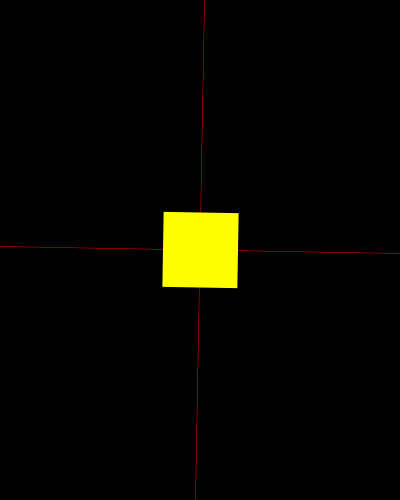
Frame 1 (no input)
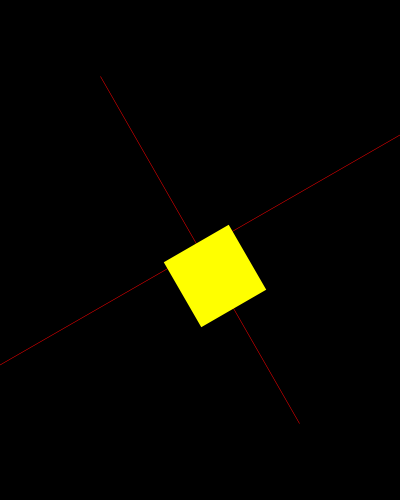
Frame 60 (the mouse pressed at the canvas centre just before this capture)
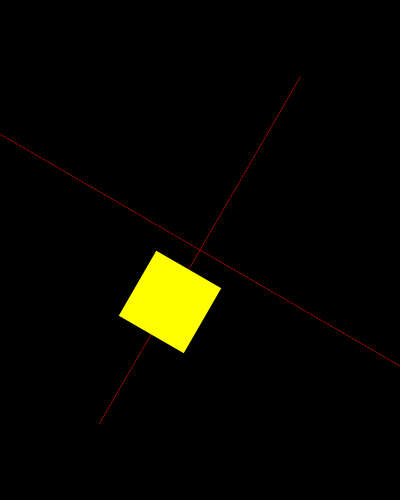
Frame 120 (the mouse held since frame 60 and released just before this capture)

The Processing sketch that drew these frames (run headless with seeded random() and noise(); from frame 60 on, the mouse is pressed at the canvas centre):

// Processing sketch: transformation_fns
// ── transformation_fns.pde
///// transformation functions /////

// translate();
// rotate();
// scale(); // scale with %



void setup() {
  size(400,500);
  background(0);
}

void draw() {
  background(0);
  
  
  
  // rect
  // Radians? 0 PI
  // Degrees? 45, 90, 360
  // PI(rad) == 180(deg)
  
  // time ==> frameCount(int)
  // radians(deg) : convert deg to rad
  // degrees(rad) : convert rad to deg
  
  // to change the origin position
  translate(width/2, height/2);
  
  float angle = radians(frameCount);
  rotate( angle ); // takes radians and rotate the whole coordinate system
  scale(0.5);
  
  drawCoordinateSystem();
  
  noStroke();
  fill(255,255,0);
  rectMode(CENTER);
  rect(frameCount, 0, 150, 150); //(x,y,w,h)
}

void drawCoordinateSystem() {
  stroke(255,0,0); // red
  line(-width, 0, width, 0);
  line(0, -height, 0, height);
}
